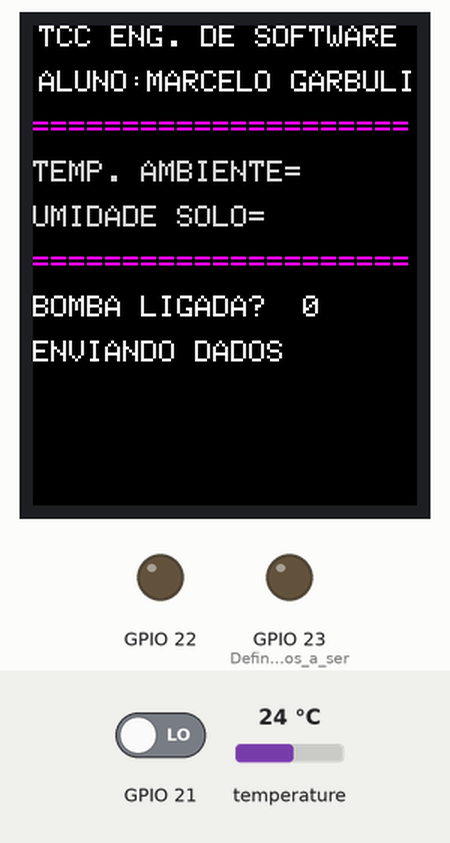
Bench run of a sketch on a simulated ESP32. Shown: 128×160 colour display, output pins drawn as LEDs (lit = HIGH). Inputs (shaded band) come from the test bench; at power-on: GPIO 21 LOW, temperature 24 °C. WiFi joins after 1.5 s; servers stay silent unless stated; what the sketch prints to the serial monitor is not drawn.

Above: at 2.0 s.

The sketch:

TCC_CESUMAR.ino
```cpp
/*
programa ok
TCC Unicesumar


*/
#define BLYNK_TEMPLATE_ID "TMPL2T0ePA-W"
#define BLYNK_DEVICE_NAME "TemplateMarcelo"
#define BLYNK_AUTH_TOKEN "C8R8rASddou7A_QSCkCEEkTTpFThzNMg"

#define BLYNK_PRINT Serial                      //Define o serial do Blynk
#include <OneWire.h>
#include <DallasTemperature.h>
#include <Adafruit_GFX.h>
#include <Adafruit_ST7735.h>
#include <SPI.h>
#include <WiFi.h>                               //Inclusão das bibliotecas
#include <WiFiClient.h>
#include <BlynkSimpleEsp32.h>

// Definição dos pinos do display TFT
#define TFT_DC      2       // register select (stands for Data Control perhaps!)
#define TFT_RST     4       // Display reset pin
#define TFT_CS      5       // Display enable (Chip select), if not enabled will not talk on SPI bus
#define TFT_SCK     18      // Pino SCK ou CLK do display TFT no Pino D3 do NodeMCU
#define TFT_SDA     23      // Pino SDA do display TFT no Pino D6 do NodeMCU
#define TFT_A0      2       // Pino A0 ou RS do display TFT no Pino D4 do NodeMCU
#define TFT_RESET   4       // Pino RESET ou RST do display TFT no Pino D8 do NodeMCU
#define TFT_CS      5       // Pino CS do display TFT no Pino D5 do NodeMCU

// Definição das cores
#define PRETO     0x0000
#define AZUL      0x0C3A
#define CINZA     0xD6BA
#define MAGENTA   0xF81F
#define VERMELHO  0xF800
#define BRANCO    0xFFFF

// initialise the routine to talk to this display with these pin connections (as we've missed off
// TFT_SCLK and TFT_MOSI the routine presumes we are using hardware SPI and internally uses 13 and 11
Adafruit_ST7735 tft = Adafruit_ST7735(TFT_CS,  TFT_DC, TFT_RST);
unsigned char tempAmbiente,a,b=22,c;
//////////////////

// GPIO where the DS18B20 is connected to
const int oneWireBus = 4;

// Setup a oneWire instance to communicate with any OneWire devices
OneWire oneWire(oneWireBus);

// Pass our oneWire reference to Dallas Temperature sensor
DallasTemperature sensors(&oneWire);


//////////////////////////////
hw_timer_t * timer = NULL;

void cb_timer(){
    static unsigned int counter = 1;
    Serial.println("cb_timer(): ");
    Serial.print(counter);
    Serial.print(": ");
    Serial.print(millis()/500);
    Serial.println(" MEIO segundos");

    if (counter == 15){
        stopTimer();
    }
    counter++;
}

void startTimer(){
    //inicialização do timer. Parametros:
    /* 0 - seleção do timer a ser usado, de 0 a 3.
      80 - prescaler. O clock principal do ESP32 é 80MHz. Dividimos por 80 para ter 1us por tick.
    true - true para contador progressivo, false para regressivo
    */
    timer = timerBegin(0, 80, true);

    /*conecta à interrupção do timer
     - timer é a instância do hw_timer
     - endereço da função a ser chamada pelo timer
     - edge=true gera uma interrupção
    */
    timerAttachInterrupt(timer, &cb_timer, true);

    /* - o timer instanciado no inicio
       - o valor em us para 1s
       - auto-reload. true para repetir o alarme
    */
    timerAlarmWrite(timer, 1000000, true);

    //ativa o alarme
    timerAlarmEnable(timer);
}

void stopTimer(){
    timerEnd(timer);
    timer = NULL;
}

//////////////////////////////
char auth[] = BLYNK_AUTH_TOKEN;                      //Inclua aqui o token recebido por email
char ssid[] = "Protecoteste";               //Insira aqui o nome da sua rede Wi-Fi
char pass[] = "!zl431A200";              //Insira aqui a senha da sua rede Wi-Fi

void setup() {
  startTimer();//inicia timer

  Serial.begin(9600);                           //Inicialização do Monitor Serial
  Blynk.begin(auth, ssid, pass);                //Inicia o Blynk

  Serial.println(WiFi.localIP());
  WiFi.setAutoReconnect(true);
  WiFi.persistent(true);
///////////
 // Start the DS18B20 sensor
  sensors.begin();
///////////
  //Inicializa o display TFT
  tft.initR(INITR_BLACKTAB);
  tft.fillRect( 0, 0, 128, 160, PRETO);


  pinMode(23, OUTPUT);                          //Definição dos pinos a serem utilizados (botão estará na porta 21)
  pinMode(22, OUTPUT);
  pinMode(21, INPUT);
}

void loop() {
  Blynk.run();                                  //Ativa o Blynk
  if (digitalRead(21)) {                        //Verifica se o botão foi pressionado
    Blynk.notify("O botao foi pressionado");    //Se sim, envia uma notificação ao app
  }
    tft.setTextColor(BRANCO);
  tft.setCursor(2,0);
  tft.setTextSize(1);
  tft.println("TCC ENG. DE SOFTWARE");
  tft.setCursor(2,15);
  tft.println("ALUNO:MARCELO GARBULI");
  tft.setTextColor(MAGENTA);
  tft.setCursor(0,30);
  tft.println("=====================");
  tft.setCursor(0,45);
  tft.setTextColor(CINZA);
  tft.print("TEMP. AMBIENTE=");
  tft.setCursor(0,60);
  tft.print("UMIDADE SOLO=");
  tft.setTextColor(MAGENTA);
  tft.setCursor(0,75);
  tft.println("=====================");
  tft.setTextColor(BRANCO);
  tft.setCursor(0,90);
  tft.printf("BOMBA LIGADA? %2u",tempAmbiente);
  //tft.print("NODEMCU + ST7735 TFT");
  //tft.printf( "%02u:%02u:%02u", a,b,c );

  tft.setCursor(0,105);
  tft.print("ENVIANDO DADOS");

  sensors.requestTemperatures();
  float temperatureC = sensors.getTempCByIndex(0);


}
```
